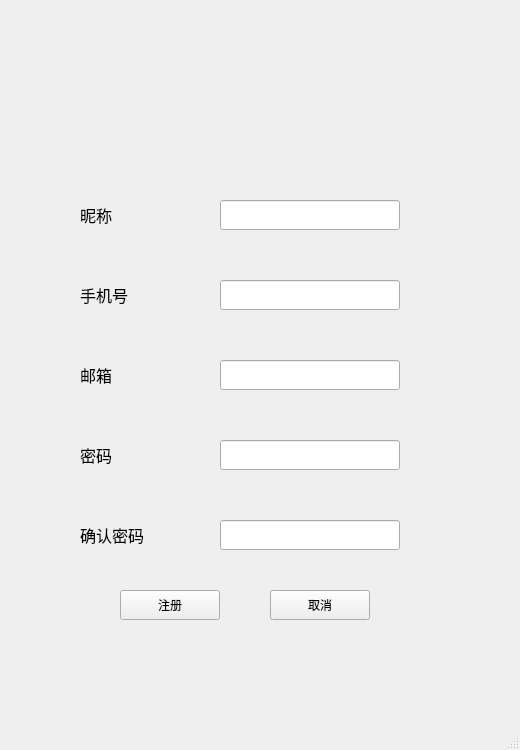
<?xml version="1.0" encoding="UTF-8"?>
<ui version="4.0">
 <class>SignInWidgetClass</class>
 <widget class="QMainWindow" name="SignInWidgetClass">
  <property name="geometry">
   <rect>
    <x>0</x>
    <y>0</y>
    <width>520</width>
    <height>750</height>
   </rect>
  </property>
  <property name="minimumSize">
   <size>
    <width>520</width>
    <height>750</height>
   </size>
  </property>
  <property name="maximumSize">
   <size>
    <width>600</width>
    <height>750</height>
   </size>
  </property>
  <property name="windowTitle">
   <string>SignInWidget</string>
  </property>
  <widget class="QWidget" name="centralWidget">
   <widget class="QLabel" name="label">
    <property name="geometry">
     <rect>
      <x>80</x>
      <y>200</y>
      <width>120</width>
      <height>30</height>
     </rect>
    </property>
    <property name="font">
     <font>
      <family>Agency FB</family>
      <pointsize>12</pointsize>
     </font>
    </property>
    <property name="text">
     <string>昵称</string>
    </property>
   </widget>
   <widget class="QLabel" name="label_2">
    <property name="geometry">
     <rect>
      <x>80</x>
      <y>280</y>
      <width>120</width>
      <height>30</height>
     </rect>
    </property>
    <property name="font">
     <font>
      <family>Agency FB</family>
      <pointsize>12</pointsize>
     </font>
    </property>
    <property name="text">
     <string>手机号</string>
    </property>
   </widget>
   <widget class="QLabel" name="label_3">
    <property name="geometry">
     <rect>
      <x>80</x>
      <y>360</y>
      <width>120</width>
      <height>30</height>
     </rect>
    </property>
    <property name="font">
     <font>
      <family>Agency FB</family>
      <pointsize>12</pointsize>
     </font>
    </property>
    <property name="text">
     <string>邮箱</string>
    </property>
   </widget>
   <widget class="QLabel" name="label_4">
    <property name="geometry">
     <rect>
      <x>80</x>
      <y>440</y>
      <width>120</width>
      <height>30</height>
     </rect>
    </property>
    <property name="font">
     <font>
      <family>Agency FB</family>
      <pointsize>12</pointsize>
     </font>
    </property>
    <property name="text">
     <string>密码</string>
    </property>
   </widget>
   <widget class="QLabel" name="label_5">
    <property name="geometry">
     <rect>
      <x>80</x>
      <y>520</y>
      <width>120</width>
      <height>30</height>
     </rect>
    </property>
    <property name="font">
     <font>
      <family>Agency FB</family>
      <pointsize>12</pointsize>
     </font>
    </property>
    <property name="text">
     <string>确认密码</string>
    </property>
   </widget>
   <widget class="QLineEdit" name="NameEdit">
    <property name="geometry">
     <rect>
      <x>220</x>
      <y>200</y>
      <width>180</width>
      <height>30</height>
     </rect>
    </property>
   </widget>
   <widget class="QLineEdit" name="NumEdit">
    <property name="geometry">
     <rect>
      <x>220</x>
      <y>280</y>
      <width>180</width>
      <height>30</height>
     </rect>
    </property>
   </widget>
   <widget class="QLineEdit" name="EmailEdit">
    <property name="geometry">
     <rect>
      <x>220</x>
      <y>360</y>
      <width>180</width>
      <height>30</height>
     </rect>
    </property>
   </widget>
   <widget class="QLineEdit" name="PasswordEdit">
    <property name="geometry">
     <rect>
      <x>220</x>
      <y>440</y>
      <width>180</width>
      <height>30</height>
     </rect>
    </property>
   </widget>
   <widget class="QLineEdit" name="Password2Edit">
    <property name="geometry">
     <rect>
      <x>220</x>
      <y>520</y>
      <width>180</width>
      <height>30</height>
     </rect>
    </property>
   </widget>
   <widget class="QPushButton" name="SureBtn">
    <property name="geometry">
     <rect>
      <x>120</x>
      <y>590</y>
      <width>100</width>
      <height>30</height>
     </rect>
    </property>
    <property name="text">
     <string>注册</string>
    </property>
   </widget>
   <widget class="QPushButton" name="pushButton_2">
    <property name="geometry">
     <rect>
      <x>270</x>
      <y>590</y>
      <width>100</width>
      <height>30</height>
     </rect>
    </property>
    <property name="text">
     <string>取消</string>
    </property>
   </widget>
   <widget class="QLabel" name="WarnLabel">
    <property name="geometry">
     <rect>
      <x>220</x>
      <y>680</y>
      <width>281</width>
      <height>20</height>
     </rect>
    </property>
    <property name="text">
     <string/>
    </property>
   </widget>
   <widget class="QLabel" name="PixLabel">
    <property name="geometry">
     <rect>
      <x>90</x>
      <y>70</y>
      <width>331</width>
      <height>101</height>
     </rect>
    </property>
    <property name="text">
     <string/>
    </property>
   </widget>
  </widget>
  <widget class="QStatusBar" name="statusBar"/>
 </widget>
 <layoutdefault spacing="6" margin="11"/>
 <resources/>
 <connections/>
</ui>
